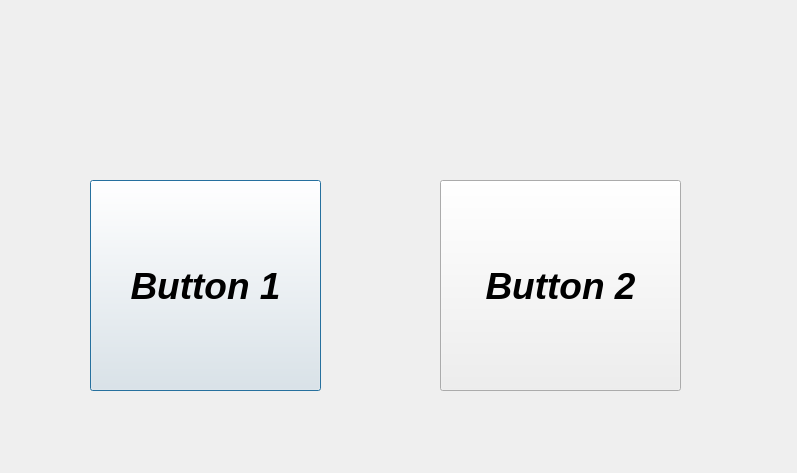
<?xml version="1.0" encoding="UTF-8"?>
<ui version="4.0">
 <class>first</class>
 <widget class="QDialog" name="first">
  <property name="geometry">
   <rect>
    <x>0</x>
    <y>0</y>
    <width>797</width>
    <height>473</height>
   </rect>
  </property>
  <property name="windowTitle">
   <string>Dialog</string>
  </property>
  <widget class="QPushButton" name="btn2">
   <property name="geometry">
    <rect>
     <x>90</x>
     <y>180</y>
     <width>231</width>
     <height>211</height>
    </rect>
   </property>
   <property name="font">
    <font>
     <pointsize>28</pointsize>
     <weight>75</weight>
     <italic>true</italic>
     <bold>true</bold>
    </font>
   </property>
   <property name="text">
    <string>Button 1</string>
   </property>
  </widget>
  <widget class="QPushButton" name="btn3">
   <property name="geometry">
    <rect>
     <x>440</x>
     <y>180</y>
     <width>241</width>
     <height>211</height>
    </rect>
   </property>
   <property name="font">
    <font>
     <pointsize>28</pointsize>
     <weight>75</weight>
     <italic>true</italic>
     <bold>true</bold>
    </font>
   </property>
   <property name="text">
    <string>Button 2</string>
   </property>
  </widget>
  <widget class="QLabel" name="status">
   <property name="geometry">
    <rect>
     <x>130</x>
     <y>60</y>
     <width>511</width>
     <height>81</height>
    </rect>
   </property>
   <property name="font">
    <font>
     <pointsize>24</pointsize>
     <weight>75</weight>
     <italic>true</italic>
     <bold>true</bold>
    </font>
   </property>
   <property name="text">
    <string/>
   </property>
  </widget>
 </widget>
 <resources/>
 <connections/>
</ui>
